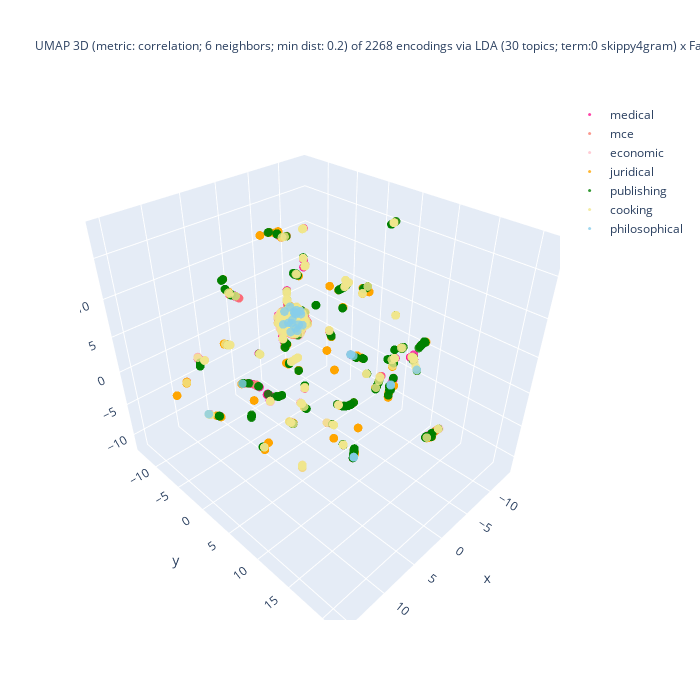

Notebook cell for this chart:
### Code cell
%%capture --no-display

## Plotlyを使って tSNE の結果の可視化 (3D)
import plotly.graph_objects as go
import numpy as np
#
domain_ids = set(encoded_df['domain_id'])
reverse_domain_list = False
if reverse_domain_list:
    domain_ids = sorted(domain_list, reverse = True)
## layered/traced drawing
fig = go.Figure()
for domain_id in domain_ids:
    # set marker size of the target domain
    if domain_id == [ i for k, v in domain_encoding.items() if k == target_domain ][0]:
        size_val = 5
    else:
        size_val = 3
    part = encoded_df[ encoded_df['domain_id'] == domain_id ]
    color = colormap[domain_id]
    print(f"color: {color}")
    fig.add_trace(
        go.Scatter3d(
            x = part['D1'], y = part['D2'], z = part['D3'],
            name = domain_back_encoding[domain_id],
            mode = 'markers',
            marker = dict(size = size_val, opacity = 0.8),
            #marker_colorscale = list(colormap.values()),
            marker_color = color,
            showlegend = True
        )
    )

## 3D 散布図にラベルを追加する処理は未実装
df_size = len(df)
if use_UMAP:
    title_header = f"UMAP 3D (metric: {umap_metric}; {umap_n_neighbors} neighbors; min dist: {umap_min_dist}) of {df_size} encodings via\n"
else:
    title_header = f"t-SNE 3D (ppl: {doc_perplexity_val}) of {df_size} encodings of via\n"
if use_FastText:
    if use_LDA:
        title_body = f"LDA ({n_topics} topics; term:0 {lda_term_type}) x FastText ({ft_n_dims} dims; term: {ft_term_type}; window: {ft_window_size})"
    else:
        title_body = f"FastText ({ft_n_dims} dims; term: {ft_term_type}; window: {ft_window_size})"
else:
    title_body = f"LDA ({n_topics} topics; term: {lda_term_type})"
#
title_val = title_header + title_body
fig.update_layout(title = dict(text = title_val, font_size = 12), autosize = False, width = 700, height = 700)
fig.show()

### Figure 1 — Plotly figure (JSON) as saved in the notebook; plotly's stock layout.template omitted (floating-point values rounded to 4 significant figures; data arrays with more than 128 entries replaced by an {"elided": "..."} marker saying what was removed)
{"data": [{"marker": {"color": "deeppink", "opacity": 0.8, "size": 3}, "mode": "markers", "name": "medical", "showlegend": true, "type": "scatter3d", "x": {"elided": "400 float values"}, "y": {"elided": "400 float values"}, "z": {"elided": "400 float values"}}, {"marker": {"color": "salmon", "opacity": 0.8, "size": 3}, "mode": "markers", "name": "mce", "showlegend": true, "type": "scatter3d", "x": {"elided": "400 float values"}, "y": {"elided": "400 float values"}, "z": {"elided": "400 float values"}}, {"marker": {"color": "pink", "opacity": 0.8, "size": 3}, "mode": "markers", "name": "economic", "showlegend": true, "type": "scatter3d", "x": {"elided": "241 float values"}, "y": {"elided": "241 float values"}, "z": {"elided": "241 float values"}}, {"marker": {"color": "orange", "opacity": 0.8, "size": 3}, "mode": "markers", "name": "juridical", "showlegend": true, "type": "scatter3d", "x": {"elided": "400 float values"}, "y": {"elided": "400 float values"}, "z": {"elided": "400 float values"}}, {"marker": {"color": "green", "opacity": 0.8, "size": 3}, "mode": "markers", "name": "publishing", "showlegend": true, "type": "scatter3d", "x": {"elided": "400 float values"}, "y": {"elided": "400 float values"}, "z": {"elided": "400 float values"}}, {"marker": {"color": "khaki", "opacity": 0.8, "size": 3}, "mode": "markers", "name": "cooking", "showlegend": true, "type": "scatter3d", "x": {"elided": "400 float values"}, "y": {"elided": "400 float values"}, "z": {"elided": "400 float values"}}, {"marker": {"color": "skyblue", "opacity": 0.8, "size": 3}, "mode": "markers", "name": "philosophical", "showlegend": true, "type": "scatter3d", "x": [3.681, -7.916, 2.193, 2.944, 2.198, 3.04, 1.857, 3.39, 1.241, 3.474, 1.182, 3.415, 3.766, 2.754, 3.748, 15.59, 3.926, -3.492, 2.394, 3.239, 5.965, 1.838, 2.981, -7.622, 2.502, 2.983, -7.643], "y": [2.201, 1.258, 2.239, 11.45, 1.204, 1.148, 1.15, 2.6, 14.55, 2.313, 14.5, 2.988, 2.465, 1.187, 3.101, 2.538, 1.293, 14.3, 2.726, 3.065, -4.398, 1.938, 0.4945, 1.029, 1.932, 11.49, 1.048], "z": [7.432, -1.948, 9.458, -5.609, 8.97, 7.857, 8.495, 9.84, 5.425, 8.95, 5.472, 7.821, 8.725, 9.82, 8.326, 2.993, 8.111, 4.828, 7.986, 8.564, -2.044, 8.817, 9.024, -1.693, 9.58, -5.621, -1.713]}], "layout": {"autosize": false, "height": 700, "title": {"font": {"size": 12}, "text": "UMAP 3D (metric: correlation; 6 neighbors; min dist: 0.2) of 2268 encodings via\nLDA (30 topics; term:0 skippy4gram) x FastText (15 dims; term: skippy4gram; window: 5)"}, "width": 700}}
